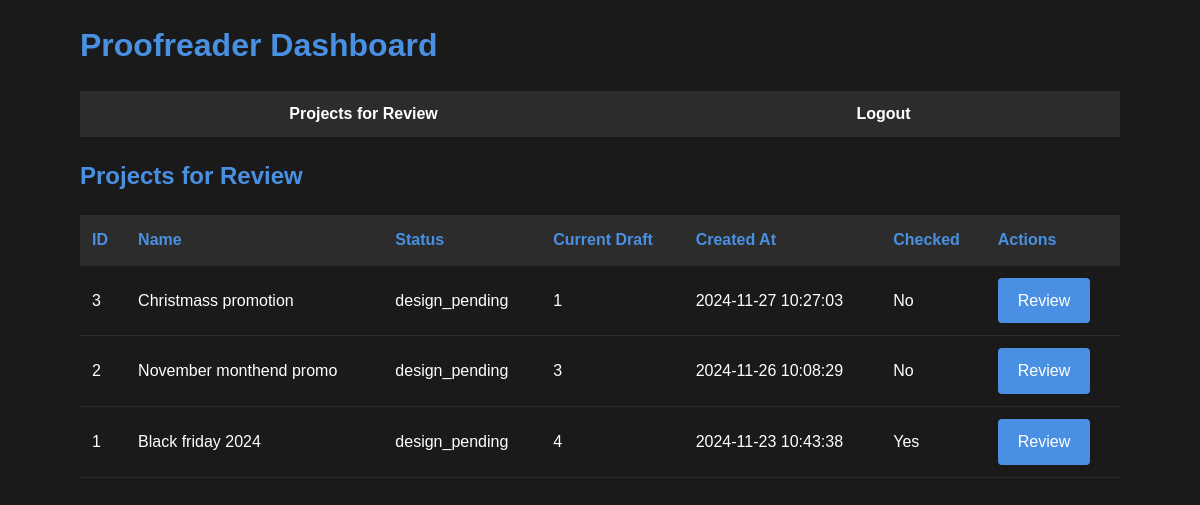
Page /proofreader_dashboard.php (signed in) on the earlier database version.
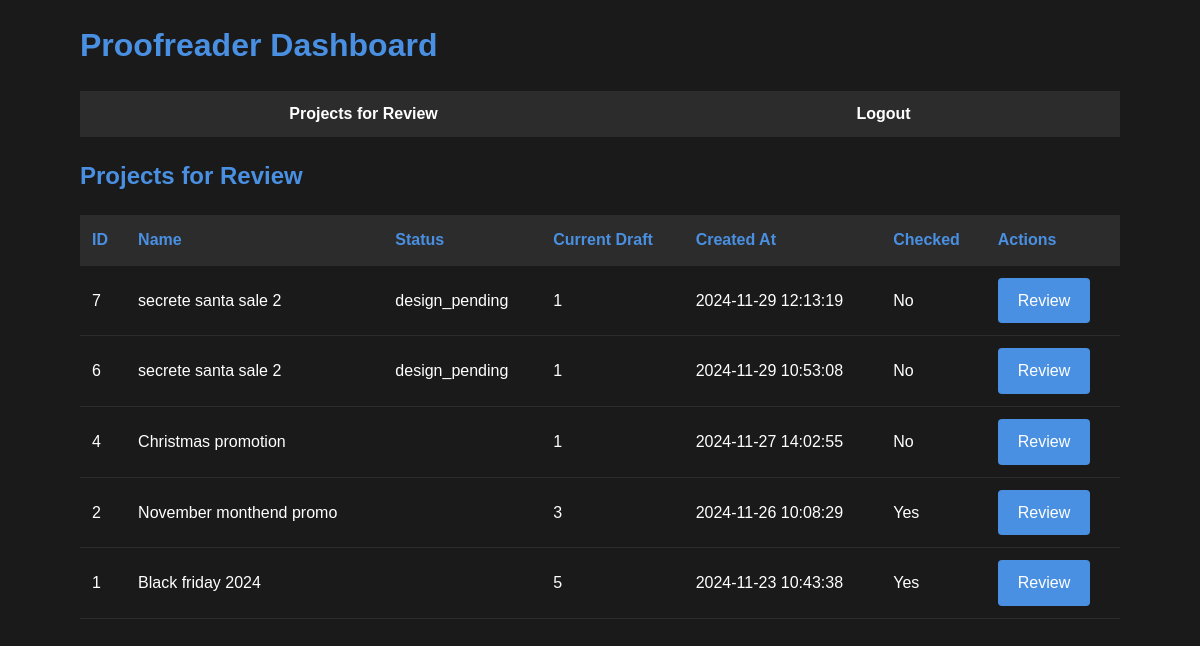
Same page on the later database version.
### tables this page shows
CREATE TABLE `projects` (
  `id` int(11) NOT NULL,
  `name` varchar(100) NOT NULL,
  `status` enum('design_pending','design_approved','draft_review','final_review','completed') NOT NULL,
  `created_at` timestamp NOT NULL DEFAULT current_timestamp(),
  `project_date` date NOT NULL,
  `comment` text DEFAULT NULL,
  `pdf_file_path` varchar(255) DEFAULT NULL,
  `current_draft` int(11) NOT NULL DEFAULT 1,
  `updated_at` timestamp NOT NULL DEFAULT current_timestamp() ON UPDATE current_timestamp()
);

### proofreader_dashboard.php (the view, shortened to what this page needs)
<?php
require_once __DIR__ . '/config/database.php';
$stmt = $pdo->prepare("
    SELECT p.*,
           (SELECT COUNT(*) FROM project_checks pc
            WHERE pc.project_id = p.id
            AND pc.user_id = :user_id
            AND pc.draft_number = p.current_draft) as checked
    FROM projects p
    WHERE p.status IN ('design_pending', 'draft_review', '')
    ORDER BY p.created_at DESC
");
$stmt->execute(['user_id' => $_SESSION['user_id']]);
$projects = $stmt->fetchAll(PDO::FETCH_ASSOC);
?>
<!DOCTYPE html>
<html lang="en">
<head>
    <link rel="stylesheet" href="public/css/style.css">
</head>
<body>
    <div class="container">
        <h1>Proofreader Dashboard</h1>
        <nav>
            <ul>
                <li><a href="#projects">Projects for Review</a></li>
                <li><a href="logout.php">Logout</a></li>
            </ul>
        </nav>
        <section id="projects">
            <h2>Projects for Review</h2>
            <?php if (empty($projects)): ?>
                <p>No projects currently available for review.</p>
            <?php else: ?>
                <table>
                    <thead>
                        <tr>
                            <th>ID</th>
                            <th>Name</th>
                            <th>Status</th>
                            <th>Current Draft</th>
                            <th>Created At</th>
                            <th>Checked</th>
                            <th>Actions</th>
                        </tr>
                    </thead>
                    <tbody>
                        <?php foreach ($projects as $project): ?>
                            <tr>
                                <td><?php echo htmlspecialchars($project['id']); ?></td>
                                <td><?php echo htmlspecialchars($project['name']); ?></td>
                                <td><?php echo htmlspecialchars($project['status']); ?></td>
                                <td><?php echo htmlspecialchars($project['current_draft']); ?></td>
                                <td><?php echo htmlspecialchars($project['created_at']); ?></td>
                                <td><?php echo $project['checked'] ? 'Yes' : 'No'; ?></td>
                                <td>
                                    <a href="project_review.php?id=<?php echo $project['id']; ?>" class="btn">Review</a>
                                </td>
                            </tr>
                        <?php endforeach; ?>
                    </tbody>
                </table>
            <?php endif; ?>
        </section>
    </div>
</body>
</html>

Differences in the rows shown:
removed projects: id "3", name "Christmass promotion", status "design_pending", current_draft "1", created_at "2024-11-27 10:27:03", shows "No"
added projects: id "7", name "secrete santa sale 2", status "design_pending", current_draft "1", created_at "2024-11-29 12:13:19", shows "No"
added projects: id "6", name "secrete santa sale 2", status "design_pending", current_draft "1", created_at "2024-11-29 10:53:08", shows "No"
added projects: id "4", name "Christmas promotion", current_draft "1", created_at "2024-11-27 14:02:55", shows "No"
changed projects "November monthend promo": status "design_pending" → (not shown); text "No" → "Yes"
changed projects "Black friday 2024": current_draft "4" → "5"; status "design_pending" → (not shown)
